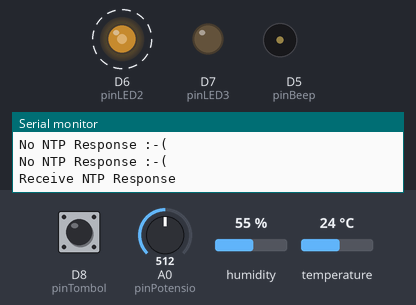
Bench run of a sketch on a simulated ESP8266 (NodeMCU). Parts: output pins drawn as LEDs (lit = HIGH), buzzer (waves = sounding), the last lines printed to the serial monitor. Dashed ring = blinking. Inputs (shaded band) come from the test bench; at power-on: D8 (pinTombol) LOW, A0 (pinPotensio) = 512, humidity 55 %, temperature 24 °C. WiFi joins after 1.5 s; servers stay silent unless stated; no MQTT or app messages arrive unless stated.

Above: at 6.06 s.
6.4 s: D8 (pinTombol) pulled HIGH for 1 s
At 6.71 s:
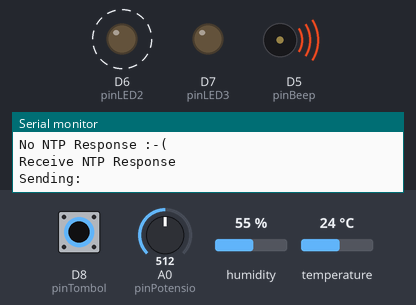
At 7.06 s:
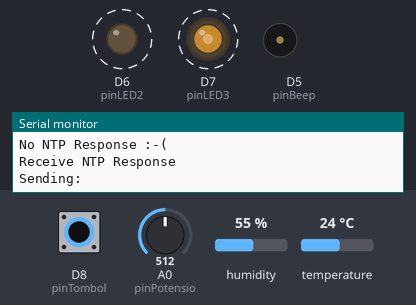
9.9 s: A0 (pinPotensio) set to 716
13.4 s: A0 (pinPotensio) set to 900
16.9 s: D8 (pinTombol) pulled HIGH for 3.2 s
At 17.52 s:
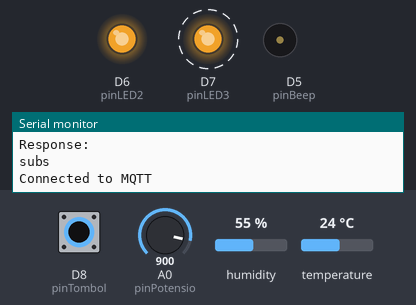
21.6 s: A0 (pinPotensio) set to 122
25.1 s: D8 (pinTombol) pulled HIGH for 1 s
At 29.13 s:
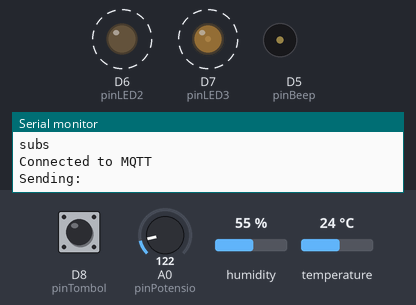
Timing chart, 0 to 29.6 s (numbered marks = the images above; inputs shaded):
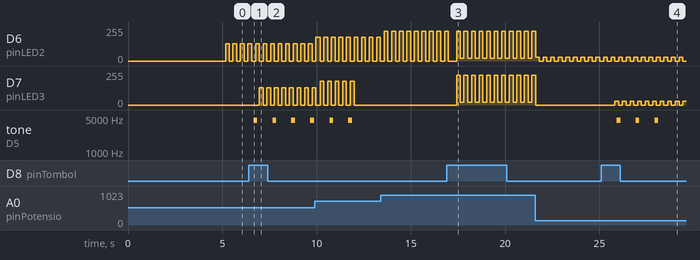

The sketch:

SketchProyek.ino
```cpp
#include <DHT.h>
#include <ArduinoHttpClient.h>
#include <ArduinoMqttClient.h>
#include <ESP8266WiFi.h>
#include <TimeLib.h>
#include <WiFiUdp.h>
#include <Wire.h>
#include <LiquidCrystal_I2C.h>

//wifi&etc
WiFiClient wifiClient;
MqttClient mqttClient(wifiClient);
WiFiUDP Udp;

HttpClient client = HttpClient(wifiClient, "192.168.1.2", 3000);
char ssid[] = "Masu";
char pass[] = "Kosumasu";
char auth[] = "Vn1AMSEvLcREWIwHg8x7vV1yj4r5QHJ2";
//init komponen
DHT dht(D4, DHT11);
LiquidCrystal_I2C lcd(0x27, 16, 2);
//init val
int val_potensio, mode, ctrLED, ctrBeep, giliranBeep, ctrLCD;
int pinPotensio, pinTombol, pinBeep, pinLED2, pinLED3, pinDHT;
int mode_LED0, mode_LED1;
float humidity, temperature;
long prMLimaRibu,prMSatuRibu,prMLimaRatus,prMTigaRatus,prMDuaRatus,curMillis;
String tanggal, waktu;
String hasilMQTT;

//onlineRTC
// NTP Servers:
static const char ntpServerName[] = "time.nist.gov";
const int timeZone = 7;     // GMT+7
unsigned int localPort = 8888;  // local port to listen for UDP packets

time_t getNtpTime();
void digitalClockDisplay();
void printDigits(int digits);
void sendNTPpacket(IPAddress &address);
//
void poolMQTT() {
  mqttClient.poll();
}
void printLCD(String atas, String bawah) {
  lcd.setCursor(0,0);
  lcd.print(atas);
  lcd.setCursor(0,1);
  lcd.print(bawah);
  if (!isnan(temperature) && mode == 0) {
    int bulat = (int)temperature;
    lcd.setCursor(12,0);
    lcd.print(bulat);
    lcd.print((char)0xDF);
    lcd.print("C");
  }
}
String tambahNol(int nilai) {
  if (nilai / 10 == 0) {
    return "0" + String(nilai);
  }
  else {
    return String(nilai);
  }
}
int baca_potensio() {
  return map(analogRead(pinPotensio), 0, 1023, 0, 255);
}
void baca_DHT() {
  humidity =  dht.readHumidity();
  temperature = dht.readTemperature();
}
void connectKeMQTT() {
  if (!mqttClient.connect("192.168.1.2", 1883)) {
    Serial.print("MQTT connection failed! Error code = ");
    Serial.println(mqttClient.connectError());
    while (1);
  }
  mqttClient.subscribe("proyek/terima");
  Serial.println("subs");
  Serial.println("Connected to MQTT");
}
//
void getWaktuSekarang() {
  waktu = tambahNol(hour()) + ":" + tambahNol(minute()) + ":" + tambahNol(second());
  tanggal = tambahNol(day()) + "/" + tambahNol(month()) + "/" + year();
}
void bunyi_beep() {
  if (mode == 1) {
    if (giliranBeep == 0) {
      tone(pinBeep, 4500, 200);
      giliranBeep = 1;
    }
    else if (giliranBeep == 1) {
      matiin_beep();
      giliranBeep = 0;
    }
  }
}
void matiin_beep() {
  noTone(pinBeep);
}
void analogLampu(int satu, int dua, int tiga) {
  analogWrite(pinLED2, dua);
  analogWrite(pinLED3, tiga);
}
void nyalain_lampu() {
  int nilai_LED = baca_potensio();
  if (mode == 0) {
    if (mode_LED0 == 0) {
      analogLampu(LOW, nilai_LED, LOW);
      mode_LED0 = 1;
    }
    else {
      analogLampu(LOW, LOW, LOW);
      mode_LED0 = 0;
    }
  }
  else if (mode == 1) {
    ctrLED = ctrLED + 1;
    if (mode_LED1 == 0) {
      analogLampu(nilai_LED, LOW, LOW);
      mode_LED1 = 1;
    }
    else if (mode_LED1 == 1) {
      analogLampu(LOW, nilai_LED, LOW);
      mode_LED1 = 2;
    }
    else if (mode_LED1 == 2) {
      analogLampu(LOW, LOW, nilai_LED);
      mode_LED1 = 1;
    }
    if (ctrLED > 25) {
      mode = 0;
      ctrLED = 0;
      ctrLCD = 1;
      mode_LED1 = 0;
    }
  }
  else if (mode == 2) {
    int hasil = ctrLED % 2;

    if (hasil == 0) {
      analogLampu(nilai_LED, nilai_LED, nilai_LED);
    }
    else if (hasil == 1) {
      analogLampu(20, 20, 20);
    }
    ctrLED += 1;
    if (ctrLED > 20) {
      mode = 0;
      ctrLED = 0;
      ctrLCD = 1;
    }
  }
}
void nyalaSuara() {
  bunyi_beep();
  ctrBeep = ctrBeep + 1;
  if (ctrBeep == 10) {
    matiin_beep();
    ctrBeep = 0;
  }
}
void kirimMQTT() {
  mqttClient.poll();
  Serial.print("Sending: ");
  mqttClient.beginMessage("proyek/kirim");
  mqttClient.print(tanggal + ";" + waktu);
  mqttClient.endMessage();
}
String cekMQTT() {
  String path = "/getEntry";
  // send the GET request
  Serial.println("making GET request");
  client.get(path);
  // read the status code and body of the response
  int statusCode = client.responseStatusCode();
  String response = client.responseBody();
  Serial.print("Status code: ");
  Serial.println(statusCode);
  Serial.print("Response: ");
  Serial.println(response);
  return response;
}
void resetLCD() {
  if (ctrLCD != 0) {
    ctrLCD = 0;
    lcd.clear();
  }
}
void serverLCD() {
  if (mode == 0) {
    //show LCD
    resetLCD();
    getWaktuSekarang();
    printLCD(waktu, tanggal);
  }
  else if (mode == 1) {
    resetLCD();
    getWaktuSekarang();
    printLCD("Selamat Datang", waktu);
  }
  else if (mode == 2) {
    //resetLCD();
    if (ctrLCD != 0) {
      ctrLCD = 0;
      lcd.clear();
    }
    //tembak API
    if (hasilMQTT != "") {
      printLCD("Last log: ", hasilMQTT);
    }
    else {
      printLCD("Belum ada log", "^v^");
    }
  }
}
void gantiMode() {
  //mode 0
  if (mode == 0 && digitalRead(pinTombol) == HIGH) {
    if (baca_potensio() >= 200) {
      mode = 2;
      //tembak API
      hasilMQTT = cekMQTT();
      connectKeMQTT();
      mqttClient.poll();
      //show LCD
      ctrLCD = 1;
    }
    else {
      nyalaSuara();
      mode = 1;
      //tembak API MQTT
      kirimMQTT();
      mqttClient.poll();
      //LCD
      ctrLCD = 1;
    }
  }
}
//Online RTC
time_t prevDisplay = 0; // when the digital clock was displayed
/*-------- NTP code ----------*/
const int NTP_PACKET_SIZE = 48; // NTP time is in the first 48 bytes of message
byte packetBuffer[NTP_PACKET_SIZE]; //buffer to hold incoming & outgoing packets
time_t getNtpTime()
{
  IPAddress ntpServerIP; // NTP server's ip address
  int reload = 0;
  while (reload==0){
    while (Udp.parsePacket() > 0) ; // discard any previously received packets
    Serial.println("Transmit NTP Request");
    // get a random server from the pool
    WiFi.hostByName(ntpServerName, ntpServerIP);
    Serial.print(ntpServerName);
    Serial.print(": ");
    Serial.println(ntpServerIP);
    sendNTPpacket(ntpServerIP);
    uint32_t beginWait = millis();
    while (millis() - beginWait < 1500) {
      int size = Udp.parsePacket();
      if (size >= NTP_PACKET_SIZE) {
        Serial.println("Receive NTP Response");
        Udp.read(packetBuffer, NTP_PACKET_SIZE);  // read packet into the buffer
        unsigned long secsSince1900;
        // convert four bytes starting at location 40 to a long integer
        secsSince1900 =  (unsigned long)packetBuffer[40] << 24;
        secsSince1900 |= (unsigned long)packetBuffer[41] << 16;
        secsSince1900 |= (unsigned long)packetBuffer[42] << 8;
        secsSince1900 |= (unsigned long)packetBuffer[43];
        reload=1;
        return secsSince1900 - 2208988800UL + timeZone * SECS_PER_HOUR;
      }
      else{
        Serial.println("No NTP Response :-(");
        reload=0;
        }
    }
  }
}
// send an NTP request to the time server at the given address
void sendNTPpacket(IPAddress &address)
{
  // set all bytes in the buffer to 0
  memset(packetBuffer, 0, NTP_PACKET_SIZE);
  // Initialize values needed to form NTP request
  // (see URL above for details on the packets)
  packetBuffer[0] = 0b11100011;   // LI, Version, Mode
  packetBuffer[1] = 0;     // Stratum, or type of clock
  packetBuffer[2] = 6;     // Polling Interval
  packetBuffer[3] = 0xEC;  // Peer Clock Precision
  // 8 bytes of zero for Root Delay & Root Dispersion
  packetBuffer[12] = 49;
  packetBuffer[13] = 0x4E;
  packetBuffer[14] = 49;
  packetBuffer[15] = 52;
  // all NTP fields have been given values, now
  // you can send a packet requesting a timestamp:
  Udp.beginPacket(address, 123); //NTP requests are to port 123
  Udp.write(packetBuffer, NTP_PACKET_SIZE);
  Udp.endPacket();
}
//
void setup() {
  //set pin
  pinPotensio = A0;
  pinTombol = D8;
  pinBeep = D5;
  pinLED2 = D6;
  pinLED3 = D7;
  pinDHT = D4;
  //set config
  Serial.begin(9600);
  WiFi.mode(WIFI_STA);
  while (WiFi.begin(ssid, pass) != WL_CONNECTED) {
    // failed, retry
    Serial.print(".");
    delay(5000);
  }
  Serial.println("Connected to WIFI");
  Wire.begin(D2, D1); //(SDA, SCL)
  mode = 0;
  //set nilai awal
  ctrLED = 0;
  ctrLCD = 0;
  mode_LED0 = 0;
  mode_LED1 = 1;
  giliranBeep = 0;
  hasilMQTT = "";
  mqttClient.setId("ArduinoES");
  connectKeMQTT();
  mqttClient.subscribe("proyek/terima");
  dht.begin();
  lcd.backlight(); // Enable or Turn On the backlight
  lcd.clear();
  //onlineRTC
  Udp.begin(localPort);
  Serial.print("Local port: ");
  Serial.println(Udp.localPort());
  Serial.println("waiting for sync");
  setSyncProvider(getNtpTime);
  setSyncInterval(300);
}
void loop() {
  // put your main code here, to run repeatedly:
  mqttClient.poll();
  curMillis=millis();
  if(curMillis - prMLimaRibu >=5000){
    baca_DHT();
    prMLimaRibu=curMillis;
  }
  if(curMillis - prMSatuRibu >=1000){
    getWaktuSekarang();
    poolMQTT();
    serverLCD();
    prMSatuRibu=curMillis;
  }
  if(curMillis - prMLimaRatus >=500){
    nyalaSuara();
    prMLimaRatus=curMillis;
  }
  if(curMillis - prMTigaRatus >=300){
    gantiMode();
    prMTigaRatus=curMillis;
  }
  if(curMillis - prMDuaRatus >=200){
    nyalain_lampu();
    prMDuaRatus=curMillis;
  }
}
```

Measured:
- after the input at 6.4 s, D7 (pinLED3): alternates 128/255 for 0.20 s and 0/255 for 0.20 s, starting after 0.56 s; tone on D5 (pinBeep): alternates 4500 Hz for 0.20 s and silent for 0.80 s, starting after 0.27 s
- after the input at 16.9 s, D7 (pinLED3): alternates 224/255 for 0.20 s and 20/255 for 0.20 s, starting after 0.53 s
- after the input at 25.1 s, D7 (pinLED3): alternates 30/255 for 0.20 s and 0/255 for 0.20 s, starting after 0.73 s; tone on D5 (pinBeep): alternates 4500 Hz for 0.20 s and silent for 0.80 s, starting after 0.83 s
- by itself, D6 (pinLED2): repeats every 0.40 s: 224/255 0.20 s, 20/255 0.20 s
